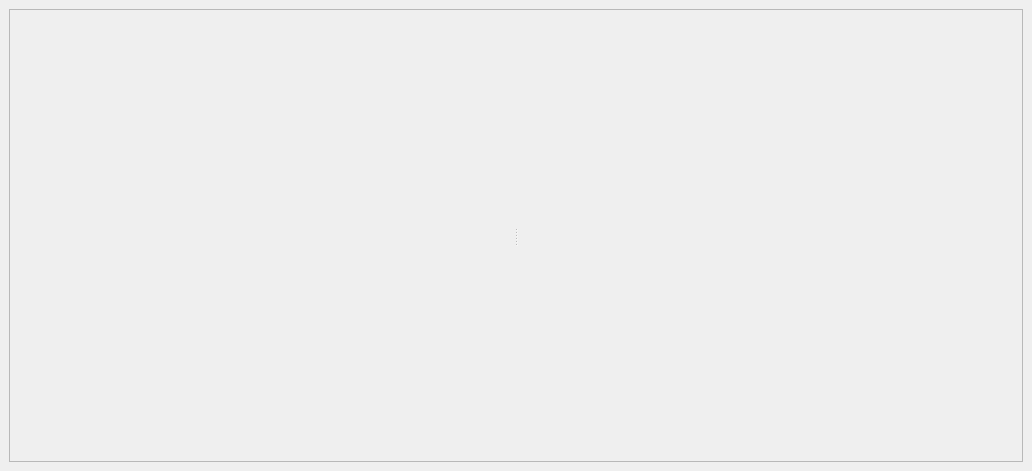
<?xml version="1.0" encoding="UTF-8"?>
<ui version="4.0">
 <class>NRrlsDiagramWindow</class>
 <widget class="QMainWindow" name="NRrlsDiagramWindow">
  <property name="geometry">
   <rect>
    <x>0</x>
    <y>0</y>
    <width>1032</width>
    <height>471</height>
   </rect>
  </property>
  <property name="windowTitle">
   <string>MainWindow</string>
  </property>
  <widget class="QWidget" name="centralwidget">
   <layout class="QVBoxLayout" name="verticalLayout">
    <item>
     <widget class="QFrame" name="frame_2">
      <property name="frameShape">
       <enum>QFrame::StyledPanel</enum>
      </property>
      <property name="frameShadow">
       <enum>QFrame::Sunken</enum>
      </property>
      <property name="lineWidth">
       <number>1</number>
      </property>
      <property name="midLineWidth">
       <number>1</number>
      </property>
      <layout class="QVBoxLayout" name="verticalLayout_2">
       <property name="leftMargin">
        <number>0</number>
       </property>
       <property name="topMargin">
        <number>0</number>
       </property>
       <property name="rightMargin">
        <number>0</number>
       </property>
       <property name="bottomMargin">
        <number>0</number>
       </property>
       <item>
        <widget class="QSplitter" name="splitter">
         <property name="orientation">
          <enum>Qt::Horizontal</enum>
         </property>
         <widget class="QCustomPlot" name="customplot_1" native="true">
          <property name="minimumSize">
           <size>
            <width>0</width>
            <height>0</height>
           </size>
          </property>
         </widget>
         <widget class="QCustomPlot" name="customplot_2" native="true">
          <property name="minimumSize">
           <size>
            <width>0</width>
            <height>0</height>
           </size>
          </property>
         </widget>
        </widget>
       </item>
      </layout>
     </widget>
    </item>
   </layout>
  </widget>
  <widget class="QMenuBar" name="menubar">
   <property name="geometry">
    <rect>
     <x>0</x>
     <y>0</y>
     <width>1032</width>
     <height>22</height>
    </rect>
   </property>
  </widget>
 </widget>
 <customwidgets>
  <customwidget>
   <class>QCustomPlot</class>
   <extends>QWidget</extends>
   <header>qcustomplot.h</header>
   <container>1</container>
  </customwidget>
 </customwidgets>
 <resources/>
 <connections/>
</ui>
